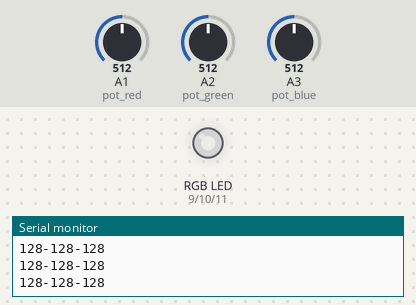
This sketch was run on a simulated Arduino Uno, built with avr-gcc and run on an emulated ATmega328P. On the bench: an RGB LED mixed from three pins (HIGH = lit), the last lines printed to the serial monitor. Inputs (shaded band) come from the test bench; at power-on: A1 (pot_red) = 512, A2 (pot_green) = 512, A3 (pot_blue) = 512. Dim RGB values are drawn brighter than linear.

Above: at 1.2 s.
1.3 s: A1 (pot_red) set to 716
At 1.9 s:
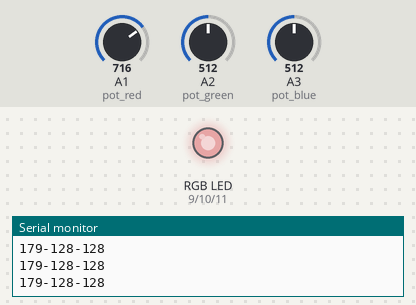
2.8 s: A2 (pot_green) set to 716
At 4.0 s:
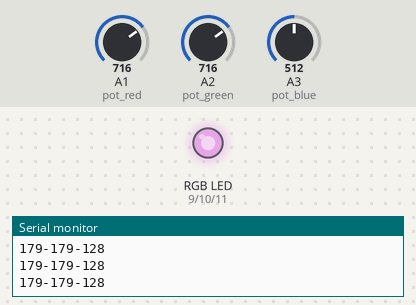
4.3 s: A3 (pot_blue) set to 716
At 4.9 s:
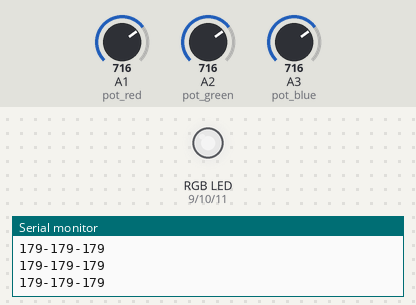
5.8 s: A1 (pot_red) set to 900
At 6.1 s:
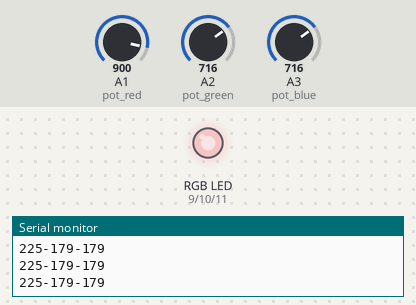
7.3 s: A2 (pot_green) set to 900
At 8.5 s:
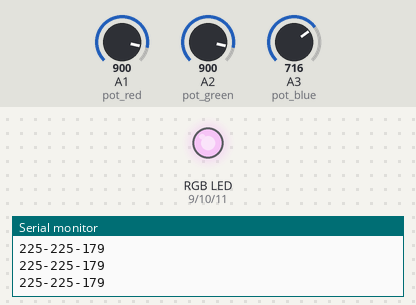
8.8 s: A3 (pot_blue) set to 900
At 9.6 s:
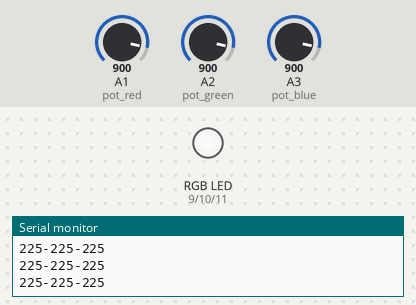
Timing chart, 0 to 11.3 s (numbered marks = the images above; inputs shaded):
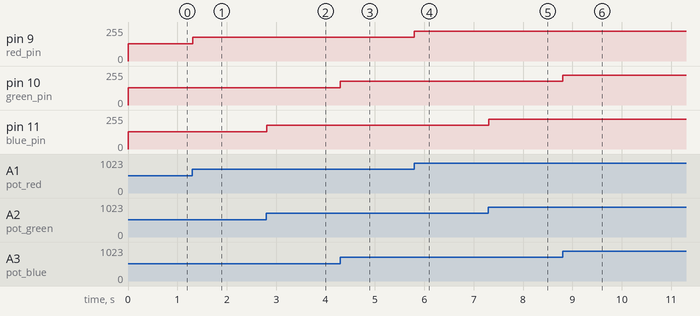

The sketch:

proje19.ino
```cpp
int pot_red = A1;
int pot_green = A2;
int pot_blue = A3;

int red_pin = 9;
int green_pin = 10;
int blue_pin = 11;

int red,green,blue;

void setup()
{
   Serial.begin(9600);
}

void loop()
{
  red = map(analogRead(pot_red),0,1023,0,256);
  green = map(analogRead(pot_green),0,1023,0,256);
  blue = map(analogRead(pot_blue),0,1023,0,256);

  analogWrite(red_pin,red);
  analogWrite(green_pin,blue);
  analogWrite(blue_pin,green);

  Serial.print(red);
  Serial.print("-");
  Serial.print(green);
  Serial.print("-");
  Serial.println(blue);


}
```

Measured:
- after the input at 1.3 s, pin 9 (red_pin): 128/255 → 179/255 at once
- after the input at 2.8 s, pin 11 (blue_pin): 128/255 → 179/255 at once
- after the input at 4.3 s, pin 10 (green_pin): 128/255 → 179/255 at once
- after the input at 5.8 s, pin 9 (red_pin): 179/255 → 225/255 at once
- after the input at 7.3 s, pin 11 (blue_pin): 179/255 → 225/255 at once
- after the input at 8.8 s, pin 10 (green_pin): 179/255 → 225/255 at once
